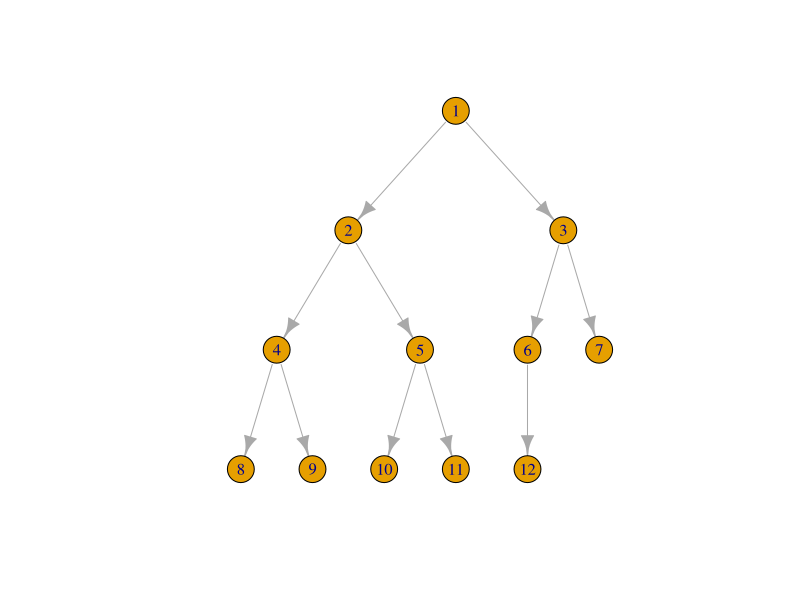

The R script that drew this image:
library(igraph)
G <- graph.tree(n=12,children=2)

co <- layout.reingold.tilford(G, params=list(root=1)) 
plot(G, layout=co)
